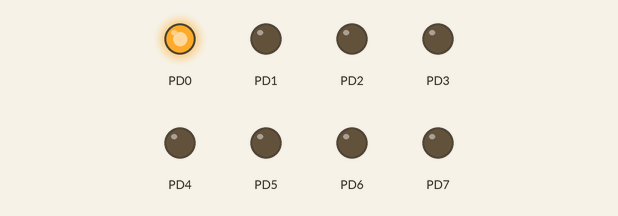
Recording of a program running on a simulated ATmega328P, built with avr-gcc and emulated at 16 MHz (the files do not name the chip). Parts: output pins drawn as LEDs (lit = HIGH).

Above: at 0.3 s.
At 2.7 s:
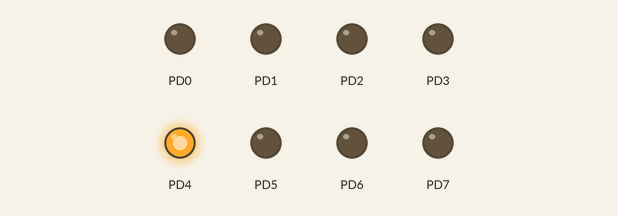
At 4.8 s:
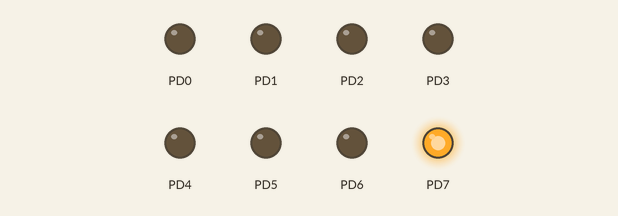
At 8.7 s:
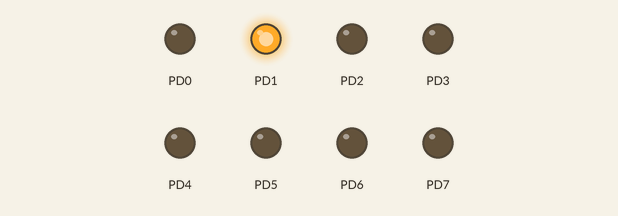
At 12.9 s:
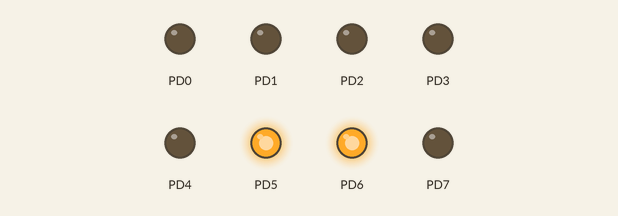
At 20.7 s:
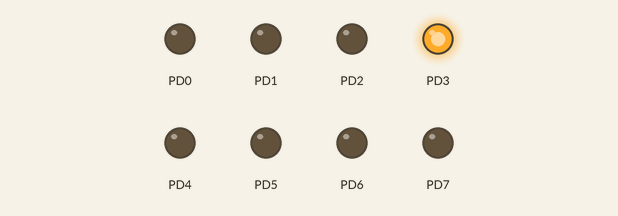
Timing chart, 0 to 21.4 s (numbered marks = the images above):
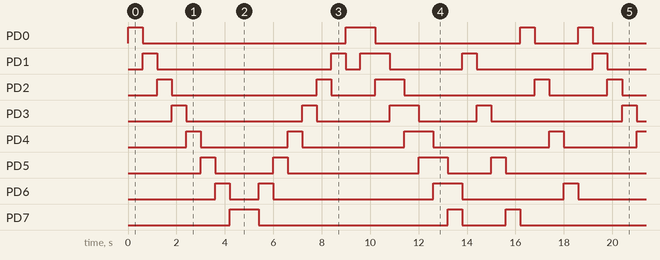

The program:

main.cpp
```cpp
#include <avr/io.h>
#define F_CPU 16000000UL
#include "util/delay.h"
#define delayTime 600 // millisecond delay
// 0b for binary
// 0x for hexadecimal

int main(void) {
    DDRD = 0xFF; // Set data register for PORTD FF is 255

    while (1) {
        // Pattern 1
        // Shift left to right
        for (int i = 0; i < 8; i++) {
            PORTD = 1 << i; // Shifts '1' to the left 'i' times
            _delay_ms(delayTime);
            PORTD = 0;
        }
        // Pattern 2
        // Shift right to left
        for (int i = 7; i >= 0; i--) {
            PORTD = 1 << i; // Shifts '1' to the left 'i' times
            _delay_ms(delayTime);
            PORTD = 0;
        }
        // Pattern 3
        // Shift left to right 2 each time
        for (int i = 0; i < 7; i++) {
          PORTD = 0b11 << i;
          _delay_ms(delayTime);
          PORTD = 0;
        }
        // Pattern 4
        // Shift left to right by even numbers
        for (int i = 0; i < 8; i+=2) {
          PORTD = 1 << (i+1);
          _delay_ms(delayTime);
          PORTD = 0;
        }
        // Shift left to right odd numbers
        for (int i = 0; i < 8; i+=2) {
          PORTD = 1 << i;
          _delay_ms(delayTime);
          PORTD = 0;
        }
    }
}
```

Measured:
- by itself, PD0: repeats every 18.6 s: LOW 8.4 s, HIGH 1.2 s, LOW 6.0 s, HIGH 0.60 s, LOW 1.8 s, HIGH 0.60 s
- by itself, PD1: repeats every 18.6 s: LOW 7.2 s, HIGH 0.60 s, LOW 0.60 s, HIGH 1.2 s, LOW 3.0 s, HIGH 0.60 s, LOW 4.8 s, HIGH 0.60 s
- by itself, PD2: repeats every 18.6 s: LOW 6.0 s, HIGH 0.60 s, LOW 1.8 s, HIGH 1.2 s, LOW 5.4 s, HIGH 0.60 s, LOW 2.4 s, HIGH 0.60 s
- by itself, PD3: repeats every 18.6 s: LOW 4.8 s, HIGH 0.60 s, LOW 3.0 s, HIGH 1.2 s, LOW 2.4 s, HIGH 0.60 s, LOW 5.4 s, HIGH 0.60 s
- by itself, PD4: LOW → HIGH at 2.4 s, → LOW 0.60 s later, → HIGH 3.6 s later, → LOW 0.60 s later, … (17 changes in this stretch)
- by itself, PD5: LOW → HIGH at 3.0 s, → LOW 0.60 s later, → HIGH 2.4 s later, → LOW 0.60 s later, … (16 changes in this stretch)
- by itself, PD6: LOW → HIGH at 3.6 s, → LOW 0.60 s later, → HIGH 1.2 s later, → LOW 0.60 s later, … (16 changes in this stretch)
- by itself, PD7: LOW → HIGH at 4.2 s, → LOW 1.2 s later, → HIGH 7.8 s later, → LOW 0.60 s later, … (12 changes in this stretch)
